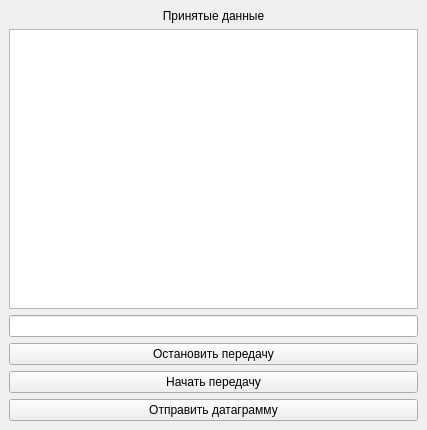
<?xml version="1.0" encoding="UTF-8"?>
<ui version="4.0">
 <class>MainWindow</class>
 <widget class="QMainWindow" name="MainWindow">
  <property name="geometry">
   <rect>
    <x>0</x>
    <y>0</y>
    <width>427</width>
    <height>430</height>
   </rect>
  </property>
  <property name="windowTitle">
   <string>MainWindow</string>
  </property>
  <widget class="QWidget" name="centralwidget">
   <layout class="QVBoxLayout" name="verticalLayout">
    <item>
     <widget class="QLabel" name="lb_receiveData">
      <property name="text">
       <string>Принятые данные</string>
      </property>
      <property name="alignment">
       <set>Qt::AlignCenter</set>
      </property>
     </widget>
    </item>
    <item>
     <widget class="QTextEdit" name="te_result"/>
    </item>
    <item>
     <widget class="QLineEdit" name="le_message"/>
    </item>
    <item>
     <widget class="QPushButton" name="pb_stop">
      <property name="text">
       <string>Остановить передачу</string>
      </property>
     </widget>
    </item>
    <item>
     <widget class="QPushButton" name="pb_start">
      <property name="text">
       <string>Начать передачу</string>
      </property>
     </widget>
    </item>
    <item>
     <widget class="QPushButton" name="pb_sendDatagram">
      <property name="text">
       <string>Отправить датаграмму</string>
      </property>
     </widget>
    </item>
   </layout>
  </widget>
 </widget>
 <resources/>
 <connections/>
</ui>
